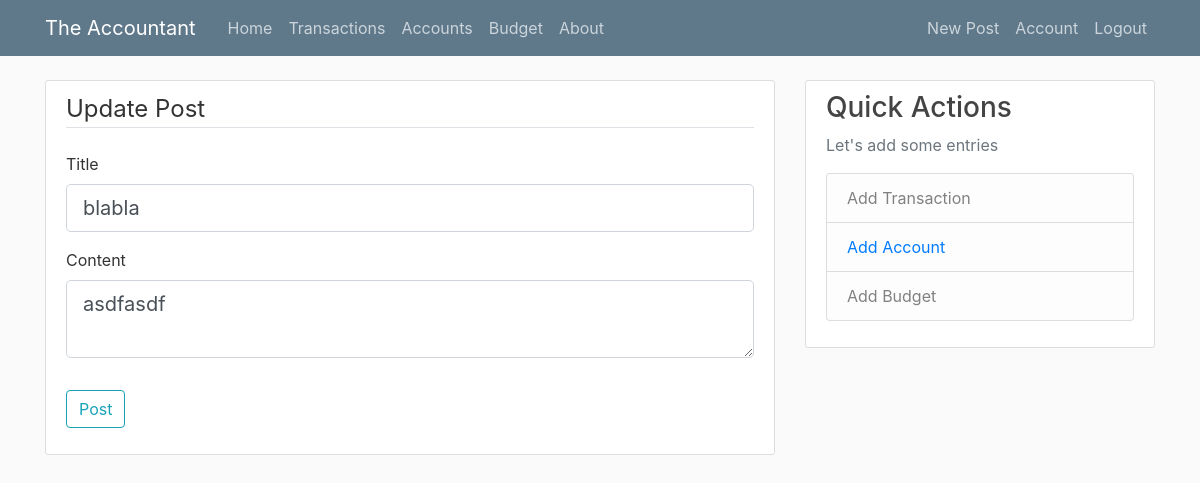
The app's page /post/28/update (signed in), older data.
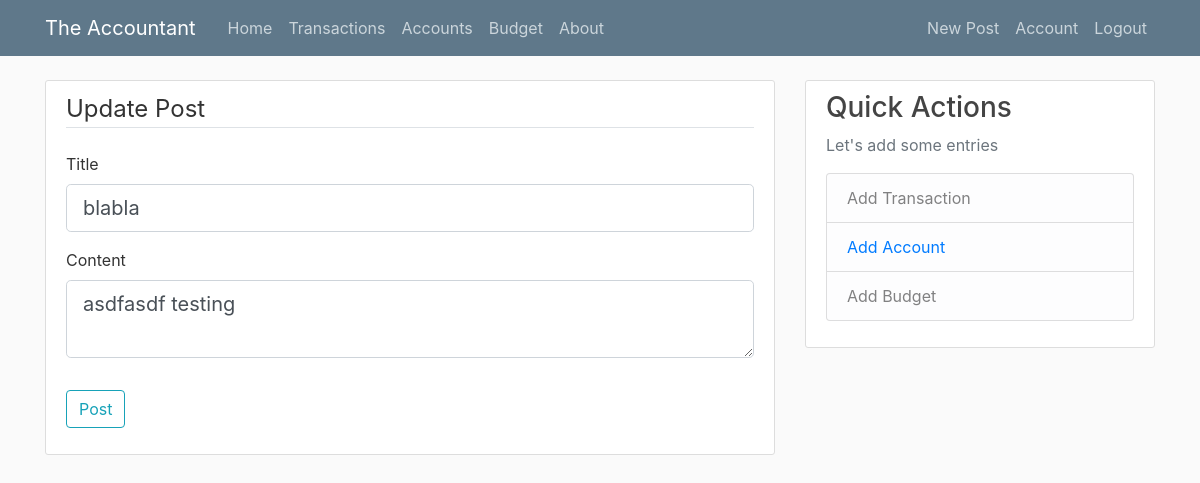
The same page, newer data.
### website/models.py (models this page shows, shortened)
class Post(db.Model):
    id = db.Column(db.Integer, primary_key=True)
    title = db.Column(db.String(100), nullable=False)
    date_posted = db.Column(db.DateTime, nullable=False, default=datetime.utcnow)
    content = db.Column(db.Text, nullable=False)
    user_id = db.Column(db.Integer, db.ForeignKey("user.id"), nullable=False)

### website/posts/routes.py (the view)
@posts.route("/post/<int:post_id>/update", methods=["GET", "POST"])
@login_required
def update_post(post_id):
    post = Post.query.get_or_404(post_id)
    if post.author != current_user:
        abort(403)
    form = PostForm()
    if form.validate_on_submit():
        post.title = form.title.data
        post.content = form.content.data
        db.session.commit()
        flash("Your post has been updated!", "success")
        return redirect(url_for("posts.post", post_id=post.id))
    elif request.method == "GET":
        form.title.data = post.title
        form.content.data = post.content
    return render_template(
        "create_post.html", title="Update Post", form=form, legend="Update Post"
    )

### website/posts/forms.py
class PostForm(FlaskForm):
    title = StringField("Title", validators=[DataRequired()])
    content = TextAreaField("Content", validators=[DataRequired()])
    submit = SubmitField("Post")

### website/models.py (called while the page is built)
@login_manager.user_loader
def load_user(user_id):
    return User.query.get(int(user_id))

### website/templates/create_post.html (shortened to what this page needs)
{% extends "layout.html" %}
{% block content %}
<div class="content-section">
    <form method="POST" action="">
        <fieldset class="form-group">
            <legend class="border-bottom mb-4">{{ legend }}</legend>
            <div class="form-group">
                {{ form.title.label(class="form-control-label") }}
                {% if form.title.errors %}
                {{ form.title(class="form-control form-control-lg is-invalid") }}
                <div class="invalid-feedback">
                    {% for error in form.title.errors %}
                    <span>{{ error }}</span>
                    {% endfor %}
                </div>
                {% else %}
                {{ form.title(class="form-control form-control-lg") }}
                {% endif %}
            </div>
            <div class="form-group">
                {{ form.content.label(class="form-control-label") }}
                {% if form.content.errors %}
                {{ form.content(class="form-control form-control-lg is-invalid") }}
                <div class="invalid-feedback">
                    {% for error in form.content.errors %}
                    <span>{{ error }}</span>
                    {% endfor %}
                </div>
                {% else %}
                {{ form.content(class="form-control form-control-lg") }}
                {% endif %}
            </div>
        </fieldset>
        <div class="form-group">
            {{ form.submit(class="btn btn-outline-info") }}
        </div>
    </form>
</div>
{% endblock content %}

Row changes from the older to the newer data that the page shows:
changed Post "blabla": content "asdfasdf" → "asdfasdf testing"
